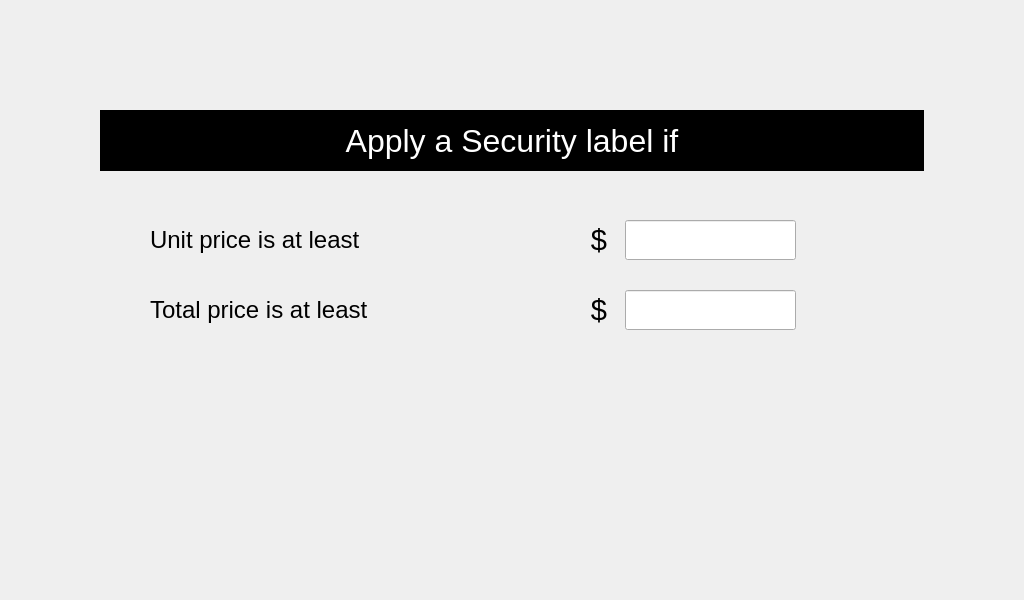
<?xml version="1.0" encoding="UTF-8"?>
<ui version="4.0">
 <class>superSecurityLabels</class>
 <widget class="QWidget" name="superSecurityLabels">
  <property name="geometry">
   <rect>
    <x>0</x>
    <y>0</y>
    <width>1024</width>
    <height>600</height>
   </rect>
  </property>
  <property name="windowTitle">
   <string>Form</string>
  </property>
  <widget class="QLabel" name="lbl_Title">
   <property name="geometry">
    <rect>
     <x>100</x>
     <y>110</y>
     <width>824</width>
     <height>61</height>
    </rect>
   </property>
   <property name="font">
    <font>
     <pointsize>24</pointsize>
    </font>
   </property>
   <property name="styleSheet">
    <string notr="true">color: rgb(255, 255, 255);
background-color: rgb(0, 0, 0);</string>
   </property>
   <property name="text">
    <string>Apply a Security label if</string>
   </property>
   <property name="alignment">
    <set>Qt::AlignCenter</set>
   </property>
  </widget>
  <widget class="QLabel" name="label">
   <property name="geometry">
    <rect>
     <x>150</x>
     <y>220</y>
     <width>350</width>
     <height>40</height>
    </rect>
   </property>
   <property name="font">
    <font>
     <pointsize>18</pointsize>
    </font>
   </property>
   <property name="text">
    <string>Unit price is at least</string>
   </property>
  </widget>
  <widget class="QLabel" name="label_2">
   <property name="geometry">
    <rect>
     <x>150</x>
     <y>290</y>
     <width>350</width>
     <height>40</height>
    </rect>
   </property>
   <property name="font">
    <font>
     <pointsize>18</pointsize>
    </font>
   </property>
   <property name="text">
    <string>Total price is at least</string>
   </property>
  </widget>
  <widget class="hobart::numericLineEdit" name="le_minUnitPrice">
   <property name="geometry">
    <rect>
     <x>625</x>
     <y>220</y>
     <width>171</width>
     <height>40</height>
    </rect>
   </property>
   <property name="font">
    <font>
     <pointsize>18</pointsize>
    </font>
   </property>
   <property name="inputMask">
    <string notr="true"/>
   </property>
   <property name="text">
    <string notr="true"/>
   </property>
   <property name="maxLength">
    <number>20</number>
   </property>
   <property name="placeholderText">
    <string notr="true"/>
   </property>
  </widget>
  <widget class="hobart::numericLineEdit" name="le_minTotalPrice">
   <property name="geometry">
    <rect>
     <x>625</x>
     <y>290</y>
     <width>171</width>
     <height>40</height>
    </rect>
   </property>
   <property name="font">
    <font>
     <pointsize>18</pointsize>
    </font>
   </property>
   <property name="inputMask">
    <string notr="true"/>
   </property>
   <property name="text">
    <string notr="true"/>
   </property>
   <property name="maxLength">
    <number>20</number>
   </property>
   <property name="placeholderText">
    <string notr="true"/>
   </property>
  </widget>
  <widget class="QLabel" name="lbl_monetarySymbol_1">
   <property name="geometry">
    <rect>
     <x>576</x>
     <y>220</y>
     <width>46</width>
     <height>40</height>
    </rect>
   </property>
   <property name="font">
    <font>
     <pointsize>22</pointsize>
    </font>
   </property>
   <property name="text">
    <string>$</string>
   </property>
   <property name="alignment">
    <set>Qt::AlignCenter</set>
   </property>
  </widget>
  <widget class="QLabel" name="lbl_monetarySymbol_2">
   <property name="geometry">
    <rect>
     <x>576</x>
     <y>290</y>
     <width>46</width>
     <height>40</height>
    </rect>
   </property>
   <property name="font">
    <font>
     <pointsize>22</pointsize>
    </font>
   </property>
   <property name="text">
    <string>$</string>
   </property>
   <property name="alignment">
    <set>Qt::AlignCenter</set>
   </property>
  </widget>
 </widget>
 <customwidgets>
  <customwidget>
   <class>hobart::numericLineEdit</class>
   <extends>QLineEdit</extends>
   <header location="global">numericlineedit.h</header>
  </customwidget>
 </customwidgets>
 <resources/>
 <connections/>
</ui>
